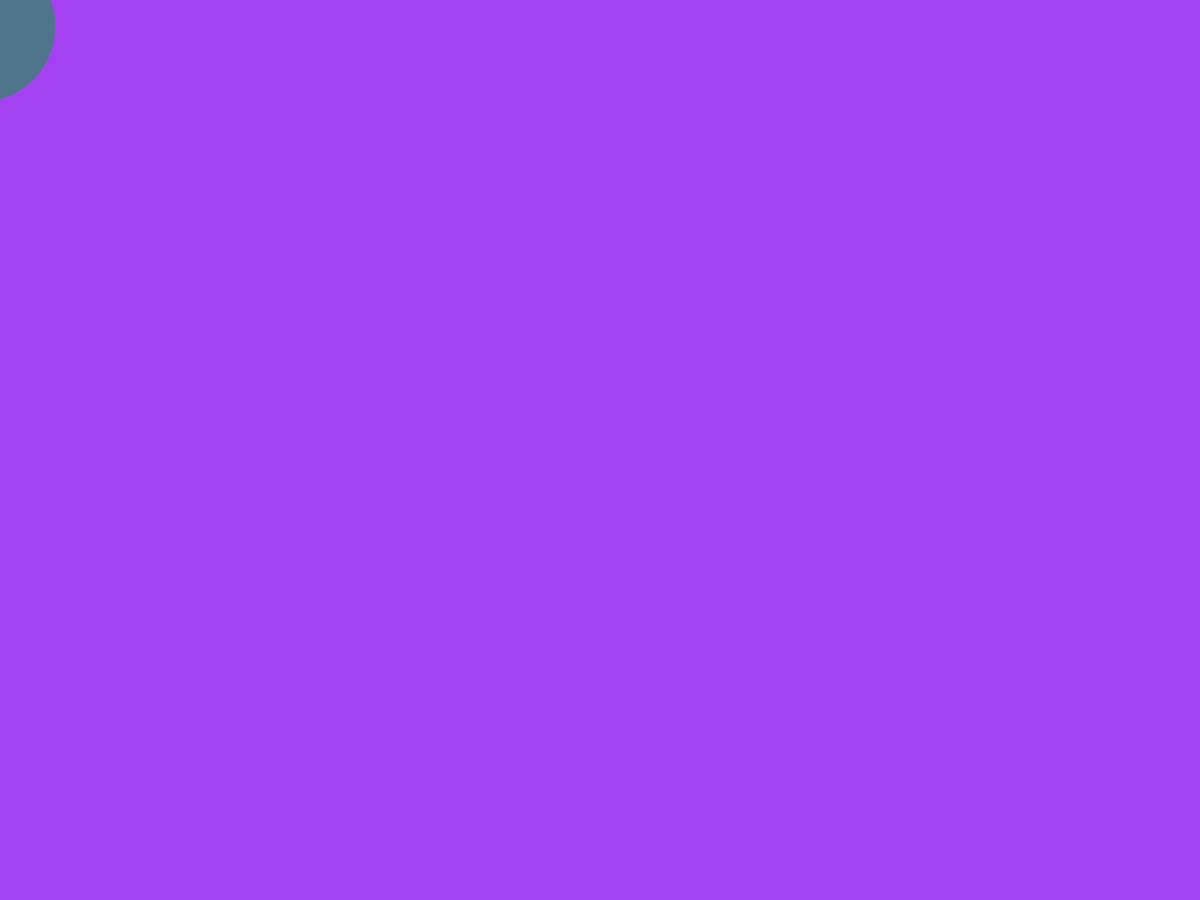
Frame 1 (no input)
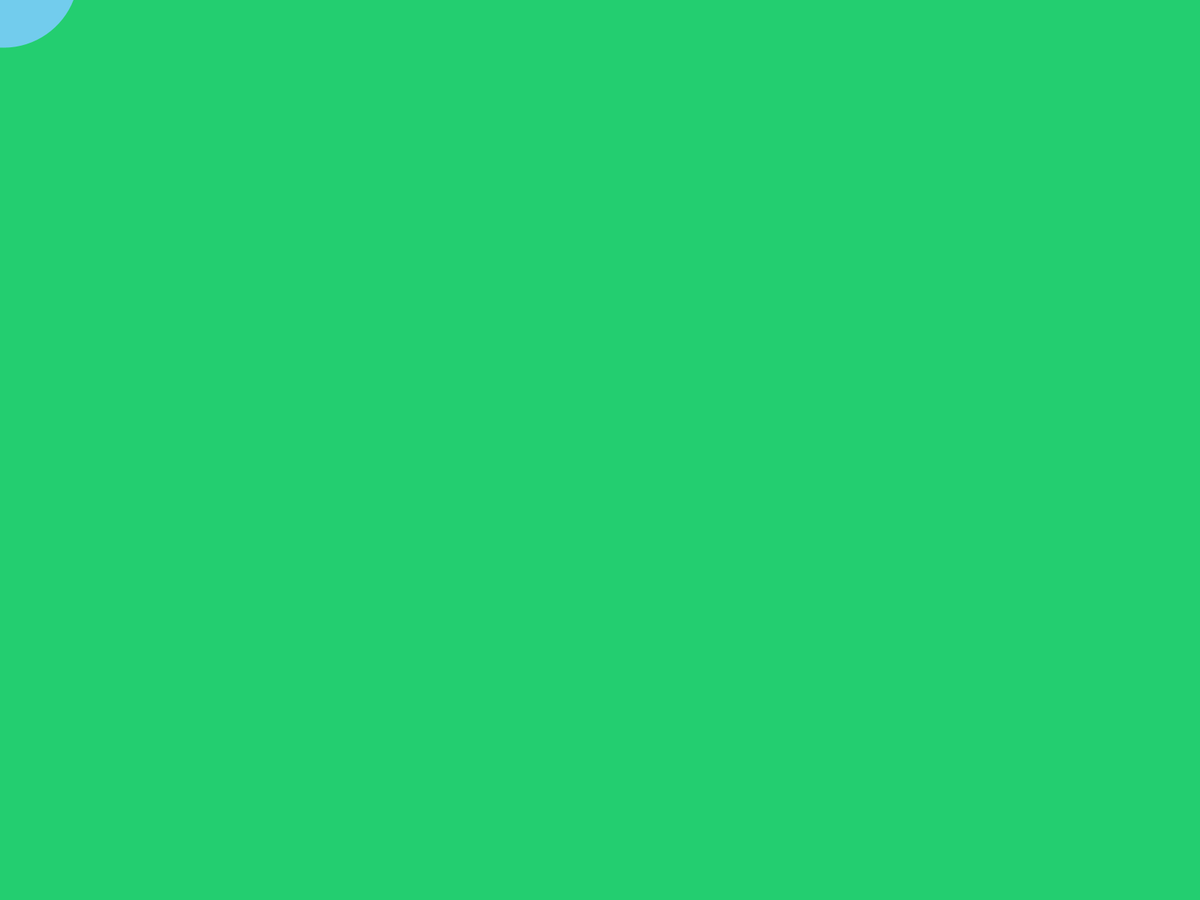
Frame 60 (the mouse pressed at the canvas centre just before this capture)
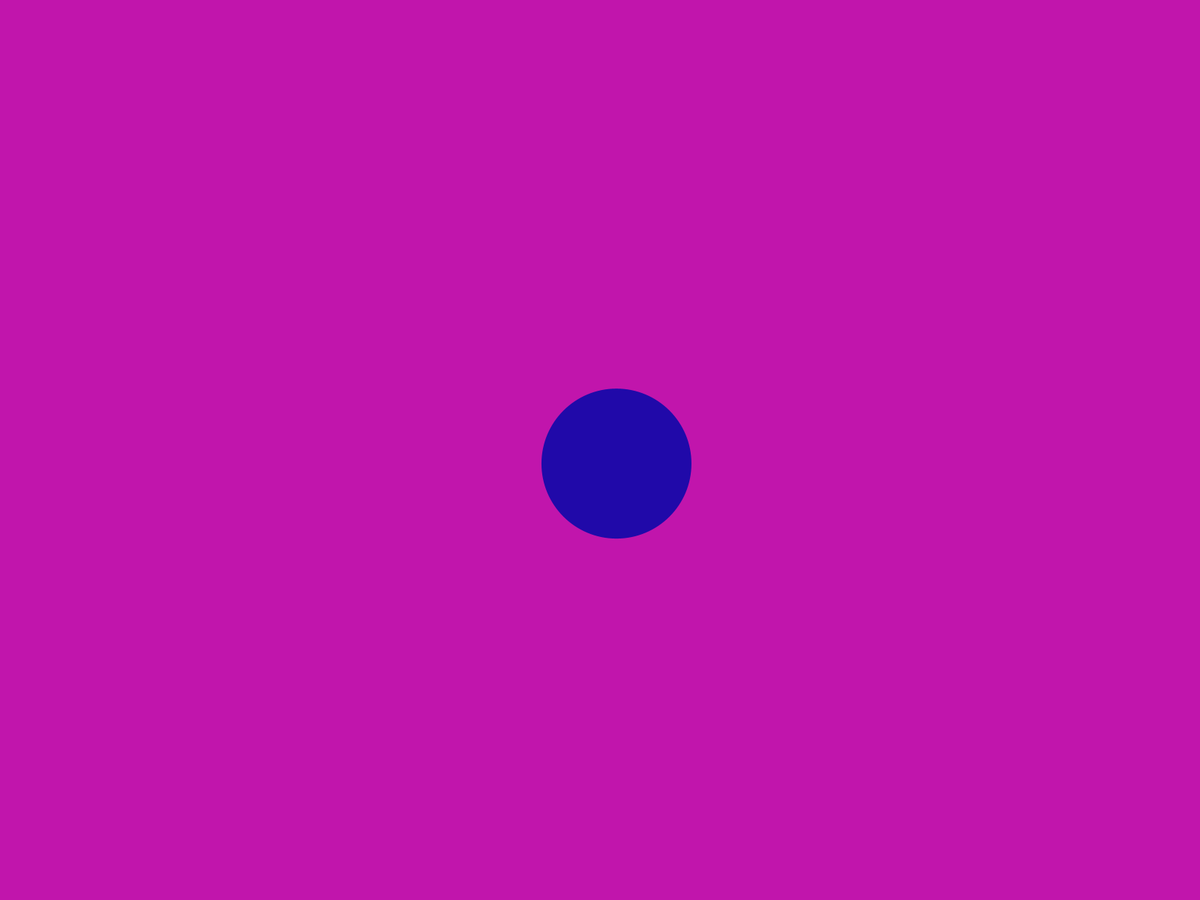
Frame 120 (the mouse held since frame 60 and released just before this capture)

The Processing sketch that drew these frames (run headless with seeded random() and noise(); from frame 60 on, the mouse is pressed at the canvas centre):

// Processing sketch: seizurecircles
// ── seizurecircles.pde
void setup() {
fullScreen();
noStroke();
}

void draw(){
  background(random(255),random(255),random(255));
float x = mouseX + random(-50,50);
float y = mouseY + random(-50,50);

fill(random(255),random(255),random(255));
ellipse(x,y,200,200);

}
